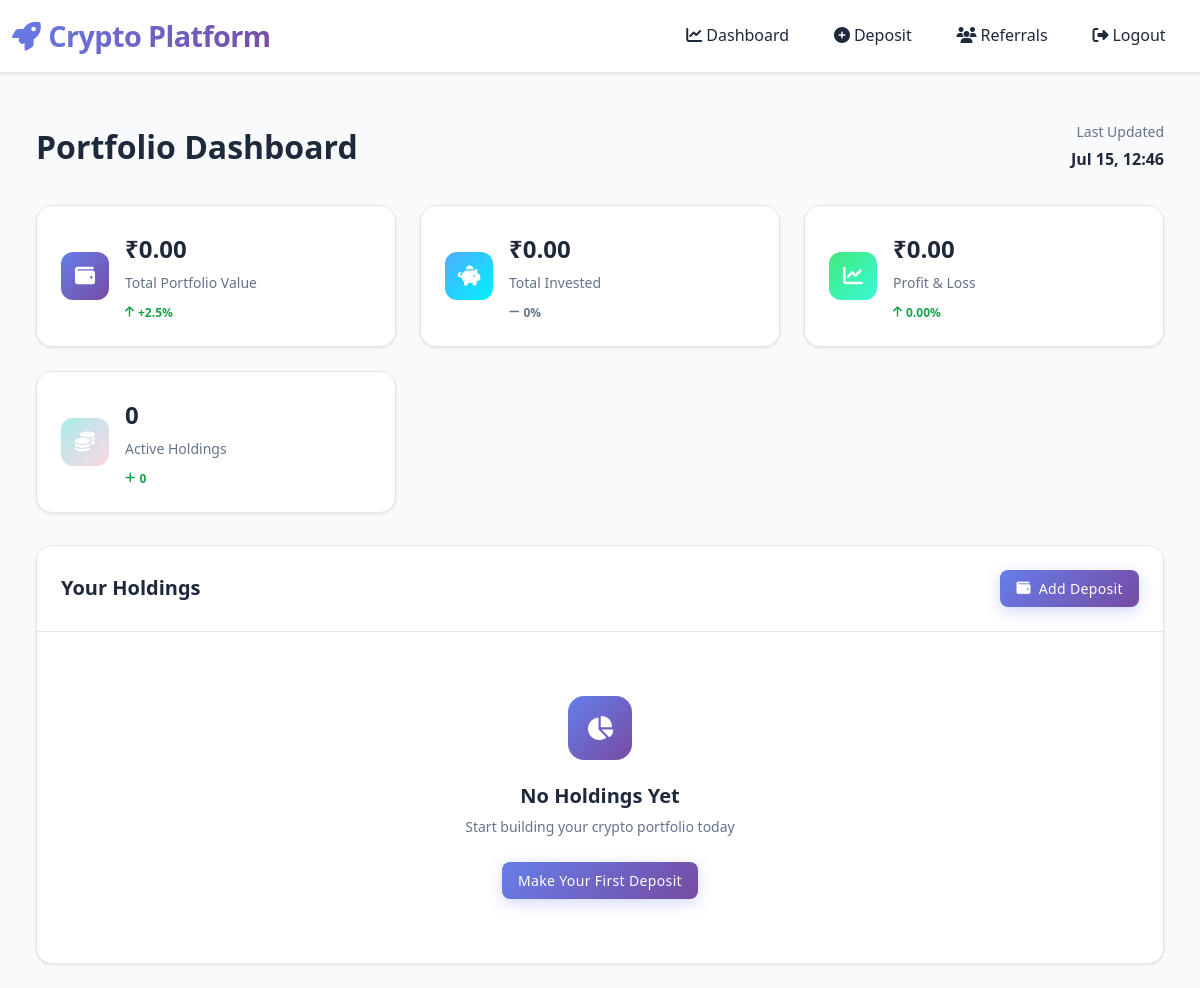
Page /trading/dashboard/ (signed in) on the earlier database version.
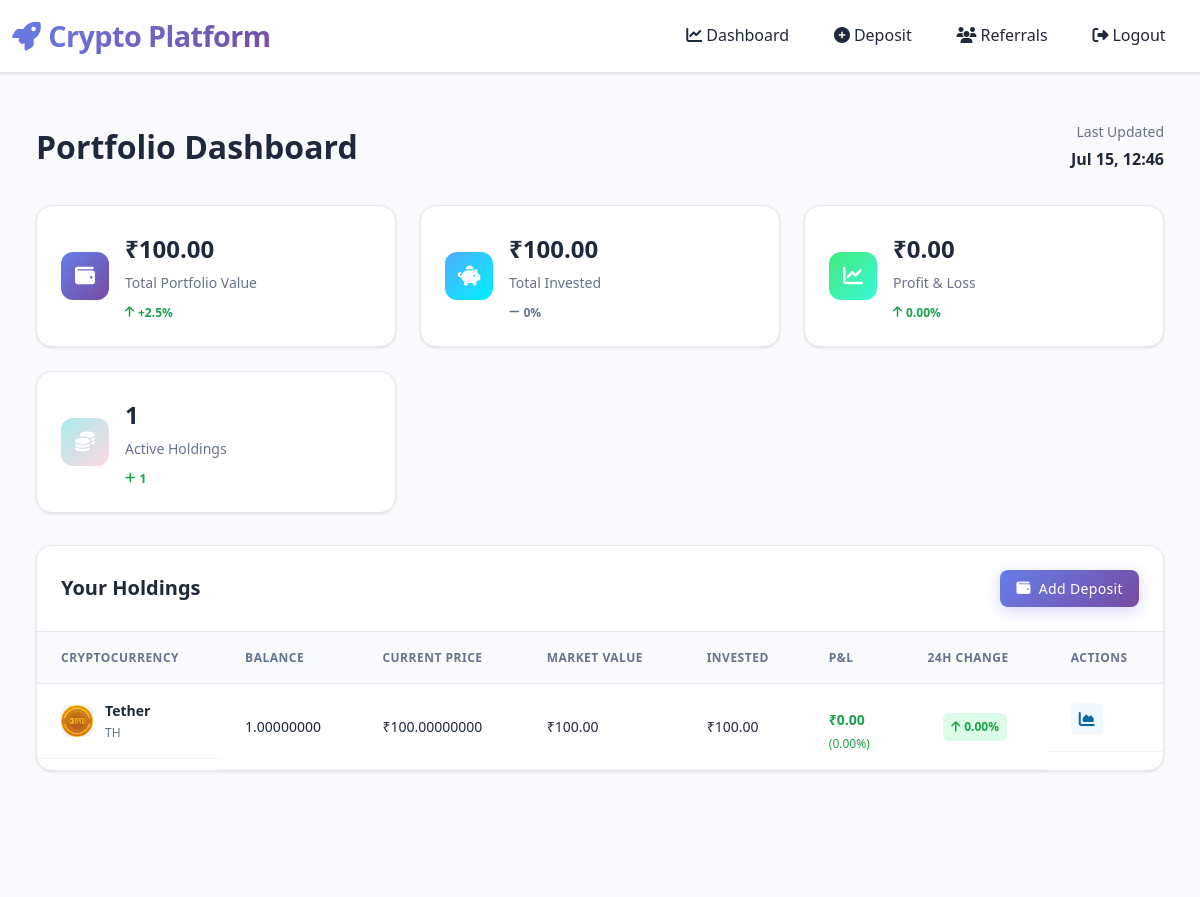
Same page on the later database version.
### trading/models.py (models this page shows, shortened)
class Cryptocurrency(models.Model):
    name = models.CharField(max_length=50)  # Bitcoin, Ethereum, etc.
    symbol = models.CharField(max_length=10)  # BTC, ETH, etc.
    total_supply = models.DecimalField(max_digits=20, decimal_places=8)
    current_price = models.DecimalField(max_digits=20, decimal_places=8)
    wallet_address = models.CharField(max_length=100, blank=True, null=True)
    price_change_24h = models.DecimalField(max_digits=5, decimal_places=2, default=0)
    is_active = models.BooleanField(default=True)
    created_at = models.DateTimeField(auto_now_add=True)
    updated_at = models.DateTimeField(auto_now=True)
    class Meta:
        verbose_name_plural = "Cryptocurrencies"

### trading/views.py (the view)
# urls.py: path('dashboard/', views.referral_dashboard, name='dashboard'),
@login_required
def dashboard(request):
    user = request.user
    if user.is_staff or user.is_superuser:
        return redirect('trading:admin_crypto_list')
    deposits = Deposit.objects.filter(user=user, status='approved')
    portfolio_dict = {}
    for dep in deposits:
        crypto = dep.cryptocurrency
        symbol = crypto.symbol
        if symbol not in portfolio_dict:
            portfolio_dict[symbol] = {
                'cryptocurrency': crypto,
                'balance': Decimal('0'),
                'total_invested': Decimal('0'),
            }
        portfolio_dict[symbol]['balance'] += dep.coin_quantity
        portfolio_dict[symbol]['total_invested'] += dep.amount
    portfolios = []
    total_value = Decimal('0')
    total_invested = Decimal('0')
    total_profit_loss = Decimal('0')
    for data in portfolio_dict.values():
        crypto = data['cryptocurrency']
        price = Decimal(str(crypto.current_price))  # ✅ Use str to avoid float rounding issues
        balance = data['balance']
        invested = data['total_invested']
        current_value = price * balance
        profit_loss = current_value - invested
        profit_loss_percentage = (profit_loss / invested * 100) if invested > 0 else Decimal('0')
        data.update({
            'current_price': price,
            'price_change_24h': Decimal(str(crypto.price_change_24h)),  # ✅ Add this
            'current_value': current_value,
            'profit_loss': profit_loss,
            'profit_loss_percentage': profit_loss_percentage,
        })
        portfolios.append(data)
        total_value += current_value
        total_invested += invested
        total_profit_loss += profit_loss
    total_profit_loss_percentage = (total_profit_loss / total_invested * 100) if total_invested > 0 else Decimal('0')
    context = {
        'portfolios': portfolios,
        'total_value': total_value,
        'total_invested': total_invested,
        'total_profit_loss': total_profit_loss,
        'total_profit_loss_percentage': total_profit_loss_percentage,
        'last_updated': now(),  # ✅ Fixed: Pass this for template
    }
    return render(request, 'trading/dashboard.html', context)

### templates/trading/dashboard.html (shortened to what the changed rows need)
{% extends 'base.html' %}
{% load static %}
{% block content %}
<div class="dashboard-container">
    <div class="dashboard-header">
        <h1 class="dashboard-title">Portfolio Dashboard</h1>
    </div>
    <div class="stats-grid">
        <div class="stat-card primary">
            <div class="stat-content">
                <div class="stat-number">₹{{ total_value|floatformat:2 }}</div>
                <div class="stat-label">Total Portfolio Value</div>
                <div class="stat-trend positive">
                    <i class="fas fa-arrow-up"></i>
                    <span>+2.5%</span>
                </div>
            </div>
        </div>
        <div class="stat-card success">
            <div class="stat-content">
                <div class="stat-number">₹{{ total_invested|floatformat:2 }}</div>
                <div class="stat-label">Total Invested</div>
                <div class="stat-trend neutral">
                    <i class="fas fa-minus"></i>
                    <span>0%</span>
                </div>
            </div>
        </div>
        <div class="stat-card info">
            <div class="stat-content">
                <div class="stat-number">{{ portfolios|length }}</div>
                <div class="stat-label">Active Holdings</div>
                <div class="stat-trend positive">
                    <i class="fas fa-plus"></i>
                    <span>{{ portfolios|length }}</span>
                </div>
            </div>
        </div>
    </div>
    <div class="main-content">
        <div class="content-card">
            <div class="card-header">
                <h2 class="card-title">Your Holdings</h2>
            </div>
            <div class="card-content">
                {% if portfolios %}
                <div class="table-container">
                    <table class="modern-table">
                        <thead>
                            <tr>
                                <th>Cryptocurrency</th>
                                <th>Balance</th>
                                <th>Current Price</th>
                                <th>Market Value</th>
                                <th>Invested</th>
                                <th>P&L</th>
                                <th>24h Change</th>
                                <th>Actions</th>
                            </tr>
                        </thead>
                        <tbody>
                            {% for portfolio in portfolios %}
                            <tr class="table-row">
                                <td class="crypto-info">
                                    <div class="crypto-avatar">
                                        <img src="{% static 'image/cryptocurrency-coin-icon-png.png' %}" alt="{{ portfolio.cryptocurrency.symbol }}">
                                    </div>
                                    <div class="crypto-details">
                                        <div class="crypto-name">{{ portfolio.cryptocurrency.name }}</div>
                                        <div class="crypto-symbol">{{ portfolio.cryptocurrency.symbol }}</div>
                                    </div>
                                </td>
                                <td class="balance">{{ portfolio.balance|floatformat:8 }}</td>
                                <td class="price">₹{{ portfolio.current_price|floatformat:8 }}</td>
                                <td class="value">₹{{ portfolio.current_value|floatformat:2 }}</td>
                                <td class="invested">₹{{ portfolio.total_invested|floatformat:2 }}</td>
                                <td class="pnl">
                                    <span class="pnl-amount {% if portfolio.profit_loss >= 0 %}positive{% else %}negative{% endif %}">
                                        ₹{{ portfolio.profit_loss|floatformat:2 }}
                                    </span>
                                    <span class="pnl-percentage {% if portfolio.profit_loss_percentage >= 0 %}positive{% else %}negative{% endif %}">
                                        ({{ portfolio.profit_loss_percentage|floatformat:2 }}%)
                                    </span>
                                </td>
                                <td class="change-24h">
                                    <span class="change-badge {% if portfolio.cryptocurrency.price_change_24h >= 0 %}positive{% else %}negative{% endif %}">
                                        <i class="fas fa-arrow-{% if portfolio.cryptocurrency.price_change_24h >= 0 %}up{% else %}down{% endif %}"></i>
                                        {{ portfolio.price_change_24h|floatformat:2 }}%
                                    </span>
                                </td>
                                <td class="actions">
                                    <button class="action-btn chart-btn" onclick="showChart({{ portfolio.cryptocurrency.id }})">
                                        <i class="fas fa-chart-area"></i>
                                    </button>
                                </td>
                            </tr>
                            {% endfor %}
                        </tbody>
                    </table>
                </div>
                {% else %}
                <div class="empty-state">
                    <div class="empty-icon">
                        <i class="fas fa-chart-pie"></i>
                    </div>
                    <h3>No Holdings Yet</h3>
                    <p>Start building your crypto portfolio today</p>
                    <a href="{% url 'deposits:deposit_create' %}" class="btn btn-primary">Make Your First Deposit</a>
                </div>
                {% endif %}
            </div>
        </div>
    </div>
</div>
{% endblock %}

Differences in the rows shown:
added Cryptocurrency: cryptocurrency.name "Tether", cryptocurrency.symbol "TH", balance "1.00000000", current_price "100.00000000", current_value "100.00", total_invested "100.00", profit_loss "0.00", profit_loss_percentage "0.00", price_change_24h "0.00"
Other differences:
{{ total_value|floatformat:2 }}: "0.00" → "100.00"
{{ total_invested|floatformat:2 }}: "0.00" → "100.00"
{{ portfolios|length }}: "0" → "1"
text no longer shown: "No Holdings Yet Start building your crypto portfolio today Make Your First Deposit"
text now shown: "CRYPTOCURRENCY BALANCE CURRENT PRICE MARKET VALUE INVESTED P&L 24H CHANGE ACTIONS"
